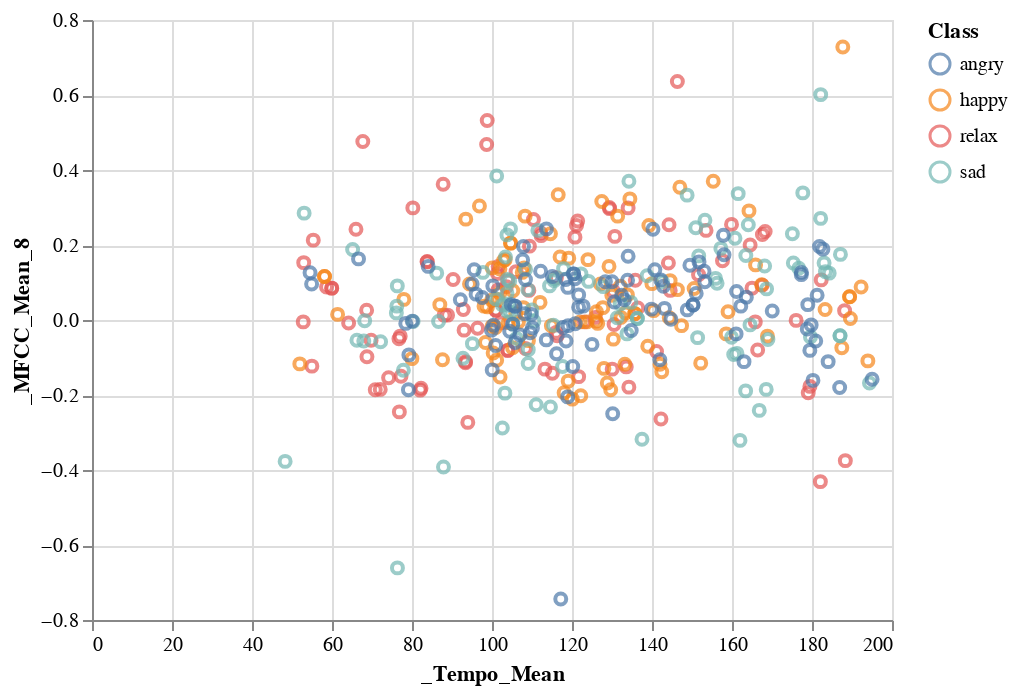

This figure's notebook cell:
### Code cell
import altair as alt
import pandas as pd
music=pd.read_csv(r'/Users/Danial/Downloads/Acoustic Features.csv')
brush=alt.selection_interval()
click=alt.selection_multi(encodings=['color'])
alt.Chart(music).mark_point().encode(x='_Tempo_Mean:Q',y='_MFCC_Mean_8:Q',color='Class').add_selection(brush)

### Figure 1 — Vega-Lite specification as saved in the notebook (floating-point values rounded to 4 significant figures; data arrays with more than 128 entries replaced by an {"elided": "..."} marker saying what was removed)
{"config": {"view": {"continuousWidth": 400, "continuousHeight": 300}}, "data": {"name": "data-8eac40176ed7c25ce64daa4929f80ceb"}, "mark": "point", "encoding": {"color": {"field": "Class", "type": "nominal"}, "x": {"field": "_Tempo_Mean", "type": "quantitative"}, "y": {"field": "_MFCC_Mean_8", "type": "quantitative"}}, "selection": {"selector001": {"type": "interval"}}, "$schema": "https://vega.github.io/schema/vega-lite/v4.17.0.json", "datasets": {"data-8eac40176ed7c25ce64daa4929f80ceb": {"elided": "400 records"}}}
